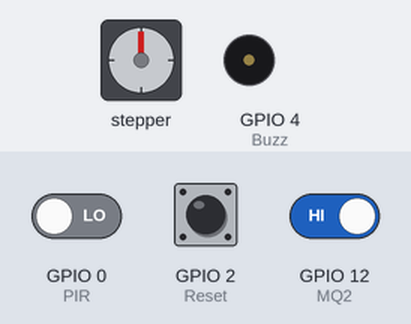
The sketch below on a simulated ESP32. Parts: stepper motor, buzzer (waves = sounding, pin HIGH). Wiring (from diagram.json): stepper motor driver (200 steps per turn assumed): step GPIO 32; direction GPIO 33; enable GPIO 25. The test bench sets the inputs (shaded band); at power-on: GPIO 12 (MQ2) HIGH, GPIO 0 (PIR) LOW, GPIO 2 (Reset) LOW. WiFi joins after 1.5 s; servers stay silent unless stated; random numbers use the default seed unless the sketch sets one; no MQTT or app messages arrive unless stated; pins used as bus, display or sensor lines are not drawn; what the sketch prints to the serial monitor is not drawn.

Above: at 2.7 s.
2.8 s: GPIO 12 (MQ2) driven LOW
At 3.8 s:
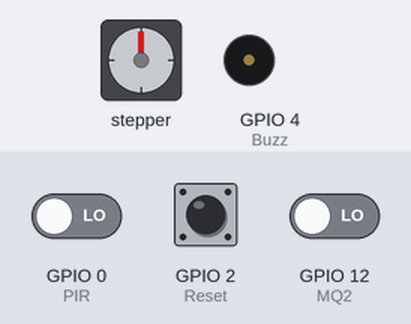
4.7 s: GPIO 0 (PIR) driven HIGH
At 5.9 s:
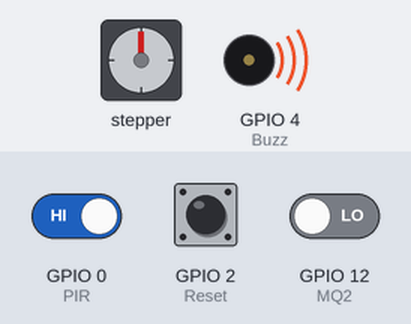
6.2 s: GPIO 2 (Reset) pulled HIGH for 1 s
At 8.5 s:
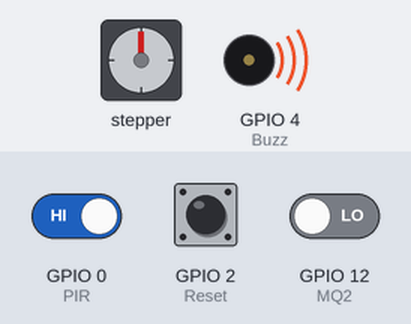
10.2 s: GPIO 0 (PIR) driven LOW
At 11.5 s:
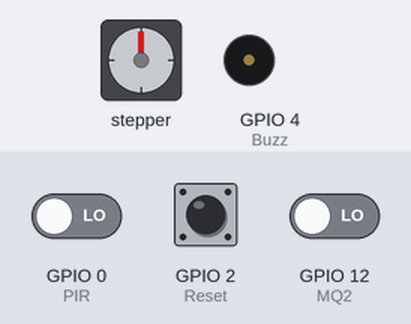
Timing chart, 0 to 12.7 s (numbered marks = the images above; inputs shaded):
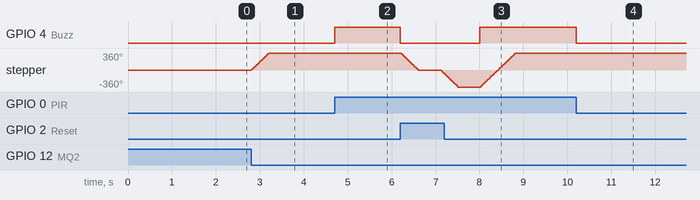

Measured:
- after the input at 2.8 s, stepper: turns 360° clockwise in 0.40 s, starting at once
- after the input at 4.7 s, GPIO 4 (Buzz): LOW → HIGH at once
- after the input at 6.2 s, GPIO 4 (Buzz): HIGH → LOW at once, → HIGH 1.8 s later; stepper: turns 360° counter-clockwise in 0.38 s, then 360° counter-clockwise in 0.40 s, then 720° clockwise in 0.79 s
- after the input at 10.2 s, GPIO 4 (Buzz): HIGH → LOW at once

The sketch:

sketch.ino
```cpp
#include <WiFi.h>
#include <PubSubClient.h>

// --- Pin Definitions ---
#define Step 32
#define DIR 33
#define MQ2 12
#define PIR 0
#define Reset 2
#define Buzz 4
#define EN 25

// --- Network & Broker Configuration ---
const char* ssid        = "Wokwi-GUEST";
const char* password    = "";
const char* mqtt_server = "broker.emqx.io";
const int   mqtt_port   = 1883;

// --- MQTT Topics Specification ---
const char* topic_asap   = "tsabit/wokwi/status/asap";
const char* topic_pir    = "tsabit/wokwi/status/pir";
const char* topic_buzzer = "tsabit/wokwi/status/buzzer";
const char* topic_motor  = "tsabit/wokwi/status/motor";
const char* topic_button = "tsabit/wokwi/status/button";

WiFiClient espClient;
PubSubClient client(espClient);

// --- Global Variables & State Tracking ---
int count = 0;
bool asap = HIGH;
bool lastAsap = -1;

bool pirVal = LOW;
bool lastPirVal = -1;

bool buzzVal = LOW;
bool lastBuzzVal = -1;

bool butsig = LOW;
bool lastButsig = -1;

String motorStatus = "DIAM";
String lastMotorStatus = "";

unsigned long lastMqttSend = 0;

void setup_wifi() {
  delay(10);
  Serial.println("\n[WiFi] Connecting to Wokwi-GUEST...");
  WiFi.mode(WIFI_STA);
  WiFi.begin(ssid, password);
  while (WiFi.status() != WL_CONNECTED) {
    delay(500);
    Serial.print(".");
  }
  Serial.println("\n[WiFi] Connected!");
}

void reconnect() {
  while (!client.connected()) {
    Serial.print("[MQTT] Connecting to broker.emqx.io...");
    String clientId = "ESP32-Wokwi-";
    clientId += String(random(0xffff), HEX);
    if (client.connect(clientId.c_str())) {
      Serial.println(" CONNECTED!");
    } else {
      delay(5000);
    }
  }
}

void checkAndPublishAll() {
  // 1. Asap (MQ2)
  asap = digitalRead(MQ2);
  if (asap != lastAsap) {
    lastAsap = asap;
    client.publish(topic_asap, (asap == LOW) ? "ADA_ASAP" : "AMAN");
  }

  // 2. PIR Sensor
  pirVal = digitalRead(PIR);
  if (pirVal != lastPirVal) {
    lastPirVal = pirVal;
    client.publish(topic_pir, (pirVal == HIGH) ? "GERAKAN_DETECTED" : "NORMAL");
  }

  // 3. Buzzer
  if (buzzVal != lastBuzzVal) {
    lastBuzzVal = buzzVal;
    client.publish(topic_buzzer, (buzzVal == HIGH) ? "BUNYI" : "DIAM");
  }

  // 4. Tombol Reset
  butsig = digitalRead(Reset);
  if (butsig != lastButsig) {
    lastButsig = butsig;
    client.publish(topic_button, (butsig == HIGH) ? "PRESSED" : "RELEASED");
  }

  // 5. Motor Stepper
  if (motorStatus != lastMotorStatus) {
    lastMotorStatus = motorStatus;
    client.publish(topic_motor, motorStatus.c_str());
  }
}

void sendRutin() {
  if (millis() - lastMqttSend > 1000) {
    lastMqttSend = millis();
    client.publish(topic_asap, (asap == LOW) ? "ADA_ASAP" : "AMAN");
    client.publish(topic_pir, (pirVal == HIGH) ? "GERAKAN_DETECTED" : "NORMAL");
    client.publish(topic_buzzer, (buzzVal == HIGH) ? "BUNYI" : "DIAM");
    client.publish(topic_motor, motorStatus.c_str());
    client.publish(topic_button, (butsig == HIGH) ? "PRESSED" : "RELEASED");
  }
}

void setup() {
  Serial.begin(115200);

  pinMode(Step, OUTPUT);
  pinMode(DIR, OUTPUT);
  pinMode(Buzz, OUTPUT);
  pinMode(Reset, INPUT_PULLDOWN);
  pinMode(PIR, INPUT);
  pinMode(MQ2, INPUT);
  pinMode(EN, OUTPUT);

  digitalWrite(EN, HIGH);
  digitalWrite(Buzz, LOW);

  setup_wifi();
  client.setServer(mqtt_server, mqtt_port);
}

void loop() {
  if (!client.connected()) reconnect();
  client.loop();

  checkAndPublishAll();
  sendRutin();

  // --- Logika Darurat Kebocoran Gas ---
  if (asap == LOW) {
    while (butsig == LOW) {
      client.loop();
      checkAndPublishAll();
      sendRutin();

      butsig = digitalRead(Reset);

      if (pirVal == HIGH) {
        digitalWrite(Buzz, HIGH);
        buzzVal = HIGH;
      } else {
        digitalWrite(Buzz, LOW);
        buzzVal = LOW;
      }

      // Memutar Stepper Motor memutus Knob Regulator Winn Gas W-688 M (Posisi ON -> OFF)
      if (count != 200) {
        motorStatus = "BERPUTAR";
        checkAndPublishAll();

        digitalWrite(EN, LOW);
        digitalWrite(DIR, HIGH);
        for (int i = 0; i < 200; i++) {
          digitalWrite(Step, HIGH);
          delayMicroseconds(1000);
          digitalWrite(Step, LOW);
          delayMicroseconds(1000);
          count += 1;
        }
        digitalWrite(EN, HIGH);
      }
    }

    // --- Eksekusi Tombol Reset (Memutar Balik Knob Regulator OFF -> ON) ---
    motorStatus = "BERPUTAR";
    buzzVal = LOW;
    digitalWrite(Buzz, LOW);
    checkAndPublishAll();

    digitalWrite(EN, LOW);
    digitalWrite(DIR, LOW);

    for (int i = 0; i < 200; i++) {
      digitalWrite(Step, HIGH);
      delayMicroseconds(1000);
      digitalWrite(Step, LOW);
      delayMicroseconds(1000);
      count -= 1;
    }

    digitalWrite(EN, HIGH);
    motorStatus = "DIAM";
    checkAndPublishAll();
    delay(500);
  } else {
    buzzVal = LOW;
    digitalWrite(Buzz, LOW);
    motorStatus = "DIAM";
  }
}
```
